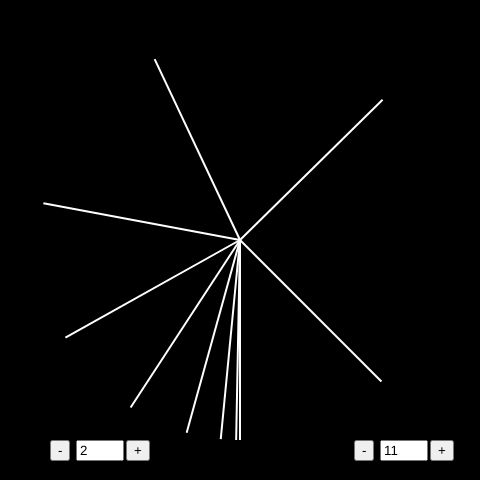
Frame 1 (no input)
Frame 60 (no input): identical to frame 1, image omitted
Frame 120 (the mouse pressed at the canvas centre since frame 60): identical to frame 1, image omitted

The p5.js sketch that drew this single still picture (run headless with seeded random() and noise() and a simulated clock; from frame 60 on, the mouse is pressed at the canvas centre):

// p5.js sketch
// ── sketch.js
let centerX;
let centerY;
let numRays = 11;
let rayLength = 200; // Длина лучей
let inputField; // Поле для ввода числа лучей
let strokeWeightInput; // Поле для ввода толщины линий
let strokeWeightValue = 2; // Начальная толщина линий

function setup() {
  createCanvas(480, 480);
  background(0); // Черный фон

  centerX = width / 2;
  centerY = height / 2;

  // Кнопки для увеличения и уменьшения количества лучей
  let plusButton = createButton('+');
  plusButton.position(width - 50, height - 40); // Позиция кнопки «+»
  plusButton.mousePressed(increaseRays); // Обработчик нажатия на кнопку «+»

  let minusButton = createButton('-');
  minusButton.position(width - 126, height - 40); // Позиция кнопки «-»
  minusButton.mousePressed(decreaseRays); // Обработчик нажатия на кнопку «-»

  // Поле для ввода числа лучей
  inputField = createInput(numRays.toString());
  inputField.position(width - 100, height - 40); // Позиция поля для ввода
  inputField.size(40); // Размер поля ввода
  inputField.input(updateRays); // Обработчик изменения значения в поле

  // Кнопки для увеличения и уменьшения толщины линий
  let plusStrokeButton = createButton('+');
  plusStrokeButton.position(126, height - 40); // Позиция кнопки «+» для толщины
  plusStrokeButton.mousePressed(increaseStrokeWeight); // Обработчик нажатия на кнопку «+»

  let minusStrokeButton = createButton('-');
  minusStrokeButton.position(50, height - 40); // Позиция кнопки «-» для толщины
  minusStrokeButton.mousePressed(decreaseStrokeWeight); // Обработчик нажатия на кнопку «-»

  // Поле для ввода толщины линий
  strokeWeightInput = createInput(strokeWeightValue.toString());
  strokeWeightInput.position(76, height - 40); // Позиция поля для ввода
  strokeWeightInput.size(40); // Размер поля ввода
  strokeWeightInput.input(updateStrokeWeight); // Обработчик изменения толщины линий

  drawRays();
}

function draw() {
  // Не используем draw, так как отрисовка происходит только по событию
}

function drawRays() {
  background(0); // Очистка холста (черный фон)

  stroke(255); // Белый цвет для линий
  strokeWeight(strokeWeightValue); // Устанавливаем текущую толщину линий
  strokeCap(SQUARE); // Прямоугольные окончания линий

  let startAngle = HALF_PI; // Начальный луч - вертикально вниз (90 градусов)
  let endAngle = HALF_PI + PI + HALF_PI + PI / 4; // Последний луч - вправо вниз (135 градусов по часовой)

  // Угол для распределения остальных лучей
  let availableAngle = endAngle - startAngle;

  // Создаем массив углов с увеличивающимся шагом
  let angles = [];
  let angleSum = 0;

  // Накопительно увеличиваем шаг угла для промежуточных лучей
  for (let i = 0; i < numRays - 1; i++) {
    let normalizedIndex = i / (numRays - 2);
    let step = pow(normalizedIndex, 2); // Квадратная функция для увеличения шага
    angles.push(step);
    angleSum += step;
  }

  // Нормализуем шаги угла, чтобы они занимали доступный угол
  for (let i = 0; i < angles.length; i++) {
    angles[i] = (angles[i] / angleSum) * availableAngle;
  }

  let currentAngle = startAngle;

  // Рисуем все лучи кроме последнего
  for (let i = 0; i < numRays - 1; i++) {
    let angle = currentAngle;
    let x = centerX + cos(angle) * rayLength;
    let y = centerY + sin(angle) * rayLength;

    line(centerX, centerY, x, y); // Линии длиной 220 пикселей от центра

    currentAngle += angles[i]; // Увеличиваем угол на следующий шаг
  }

  // Рисуем последний луч под углом 135 градусов по часовой стрелке (HALF_PI + PI / 4)
  let x = centerX + cos(endAngle) * rayLength;
  let y = centerY + sin(endAngle) * rayLength;
  line(centerX, centerY, x, y);
}

// Увеличение числа лучей
function increaseRays() {
  numRays++;
  inputField.value(numRays.toString()); // Обновляем значение в поле ввода
  drawRays(); // Перерисовываем лучи с новым количеством
}

// Уменьшение числа лучей (минимум 1)
function decreaseRays() {
  if (numRays > 1) {
    numRays--;
    inputField.value(numRays.toString()); // Обновляем значение в поле ввода
    drawRays(); // Перерисовываем лучи с новым количеством
  }
}

// Обновление количества лучей по вводу с клавиатуры
function updateRays() {
  let newValue = int(inputField.value()); // Получаем введенное значение
  if (newValue >= 3) { // Проверяем, что значение не меньше 3
    numRays = newValue;
    drawRays(); // Перерисовываем лучи с новым количеством
  }
}

// Увеличение толщины линий
function increaseStrokeWeight() {
  strokeWeightValue++;
  strokeWeightInput.value(strokeWeightValue.toString()); // Обновляем значение в поле ввода
  drawRays(); // Перерисовываем лучи с новой толщиной линий
}

// Уменьшение толщины линий (минимум 1)
function decreaseStrokeWeight() {
  if (strokeWeightValue > 1) {
    strokeWeightValue--;
    strokeWeightInput.value(strokeWeightValue.toString()); // Обновляем значение в поле ввода
    drawRays(); // Перерисовываем лучи с новой толщиной линий
  }
}

// Обновление толщины линий по вводу с клавиатуры
function updateStrokeWeight() {
  let newValue = int(strokeWeightInput.value()); // Получаем введенное значение
  if (newValue >= 1) { // Проверяем, что значение не меньше 1
    strokeWeightValue = newValue;
    drawRays(); // Перерисовываем лучи с новой толщиной линий
  }
}
// ── style.css
html, body {
  margin: 0;
  padding: 0;
  background-color: black;
}
canvas {
  display: block;
  
}
